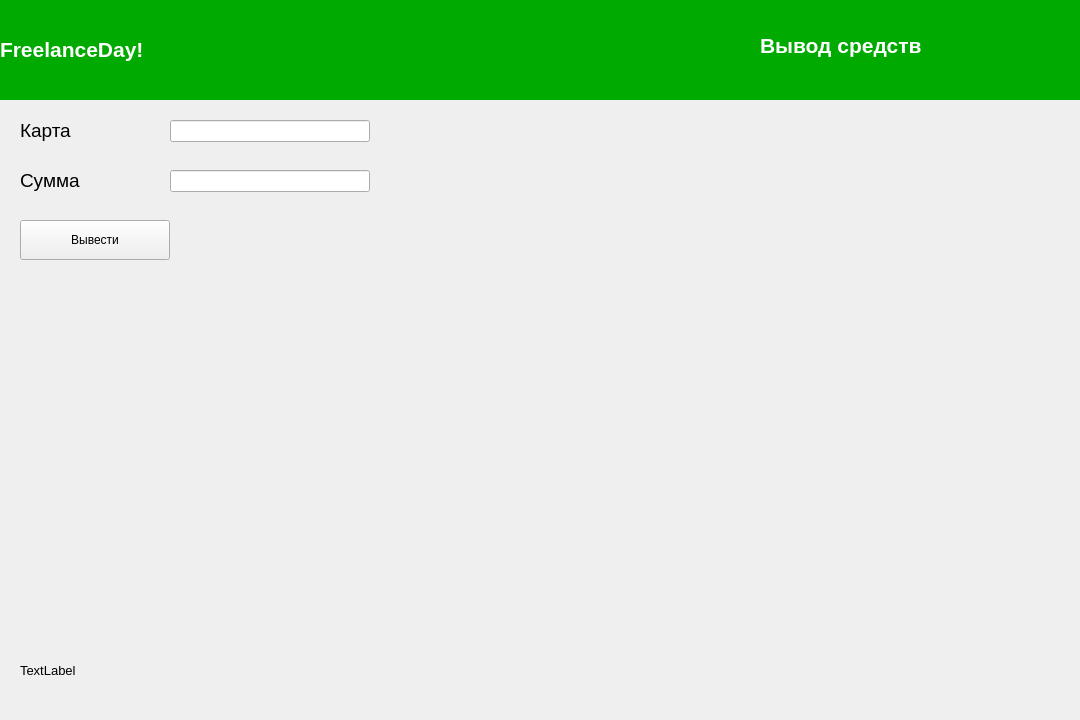
<?xml version="1.0" encoding="UTF-8"?>
<ui version="4.0">
 <class>Form</class>
 <widget class="QWidget" name="Form">
  <property name="geometry">
   <rect>
    <x>0</x>
    <y>0</y>
    <width>1080</width>
    <height>720</height>
   </rect>
  </property>
  <property name="windowTitle">
   <string>Form</string>
  </property>
  <widget class="QLabel" name="label_4">
   <property name="geometry">
    <rect>
     <x>20</x>
     <y>160</y>
     <width>111</width>
     <height>41</height>
    </rect>
   </property>
   <property name="text">
    <string>&lt;html&gt;&lt;head/&gt;&lt;body&gt;&lt;p&gt;&lt;span style=&quot; font-size:14pt;&quot;&gt;Сумма&lt;/span&gt;&lt;/p&gt;&lt;/body&gt;&lt;/html&gt;</string>
   </property>
  </widget>
  <widget class="QLineEdit" name="amount">
   <property name="geometry">
    <rect>
     <x>170</x>
     <y>170</y>
     <width>200</width>
     <height>22</height>
    </rect>
   </property>
  </widget>
  <widget class="QLabel" name="label">
   <property name="geometry">
    <rect>
     <x>0</x>
     <y>0</y>
     <width>1080</width>
     <height>100</height>
    </rect>
   </property>
   <property name="palette">
    <palette>
     <active>
      <colorrole role="WindowText">
       <brush brushstyle="SolidPattern">
        <color alpha="255">
         <red>0</red>
         <green>0</green>
         <blue>0</blue>
        </color>
       </brush>
      </colorrole>
      <colorrole role="Button">
       <brush brushstyle="SolidPattern">
        <color alpha="255">
         <red>0</red>
         <green>170</green>
         <blue>0</blue>
        </color>
       </brush>
      </colorrole>
      <colorrole role="Light">
       <brush brushstyle="SolidPattern">
        <color alpha="255">
         <red>0</red>
         <green>255</green>
         <blue>0</blue>
        </color>
       </brush>
      </colorrole>
      <colorrole role="Midlight">
       <brush brushstyle="SolidPattern">
        <color alpha="255">
         <red>0</red>
         <green>212</green>
         <blue>0</blue>
        </color>
       </brush>
      </colorrole>
      <colorrole role="Dark">
       <brush brushstyle="SolidPattern">
        <color alpha="255">
         <red>0</red>
         <green>85</green>
         <blue>0</blue>
        </color>
       </brush>
      </colorrole>
      <colorrole role="Mid">
       <brush brushstyle="SolidPattern">
        <color alpha="255">
         <red>0</red>
         <green>113</green>
         <blue>0</blue>
        </color>
       </brush>
      </colorrole>
      <colorrole role="Text">
       <brush brushstyle="SolidPattern">
        <color alpha="255">
         <red>0</red>
         <green>0</green>
         <blue>0</blue>
        </color>
       </brush>
      </colorrole>
      <colorrole role="BrightText">
       <brush brushstyle="SolidPattern">
        <color alpha="255">
         <red>255</red>
         <green>255</green>
         <blue>255</blue>
        </color>
       </brush>
      </colorrole>
      <colorrole role="ButtonText">
       <brush brushstyle="SolidPattern">
        <color alpha="255">
         <red>0</red>
         <green>0</green>
         <blue>0</blue>
        </color>
       </brush>
      </colorrole>
      <colorrole role="Base">
       <brush brushstyle="SolidPattern">
        <color alpha="255">
         <red>255</red>
         <green>255</green>
         <blue>255</blue>
        </color>
       </brush>
      </colorrole>
      <colorrole role="Window">
       <brush brushstyle="SolidPattern">
        <color alpha="255">
         <red>0</red>
         <green>170</green>
         <blue>0</blue>
        </color>
       </brush>
      </colorrole>
      <colorrole role="Shadow">
       <brush brushstyle="SolidPattern">
        <color alpha="255">
         <red>0</red>
         <green>0</green>
         <blue>0</blue>
        </color>
       </brush>
      </colorrole>
      <colorrole role="AlternateBase">
       <brush brushstyle="SolidPattern">
        <color alpha="255">
         <red>127</red>
         <green>212</green>
         <blue>127</blue>
        </color>
       </brush>
      </colorrole>
      <colorrole role="ToolTipBase">
       <brush brushstyle="SolidPattern">
        <color alpha="255">
         <red>255</red>
         <green>255</green>
         <blue>220</blue>
        </color>
       </brush>
      </colorrole>
      <colorrole role="ToolTipText">
       <brush brushstyle="SolidPattern">
        <color alpha="255">
         <red>0</red>
         <green>0</green>
         <blue>0</blue>
        </color>
       </brush>
      </colorrole>
     </active>
     <inactive>
      <colorrole role="WindowText">
       <brush brushstyle="SolidPattern">
        <color alpha="255">
         <red>0</red>
         <green>0</green>
         <blue>0</blue>
        </color>
       </brush>
      </colorrole>
      <colorrole role="Button">
       <brush brushstyle="SolidPattern">
        <color alpha="255">
         <red>0</red>
         <green>170</green>
         <blue>0</blue>
        </color>
       </brush>
      </colorrole>
      <colorrole role="Light">
       <brush brushstyle="SolidPattern">
        <color alpha="255">
         <red>0</red>
         <green>255</green>
         <blue>0</blue>
        </color>
       </brush>
      </colorrole>
      <colorrole role="Midlight">
       <brush brushstyle="SolidPattern">
        <color alpha="255">
         <red>0</red>
         <green>212</green>
         <blue>0</blue>
        </color>
       </brush>
      </colorrole>
      <colorrole role="Dark">
       <brush brushstyle="SolidPattern">
        <color alpha="255">
         <red>0</red>
         <green>85</green>
         <blue>0</blue>
        </color>
       </brush>
      </colorrole>
      <colorrole role="Mid">
       <brush brushstyle="SolidPattern">
        <color alpha="255">
         <red>0</red>
         <green>113</green>
         <blue>0</blue>
        </color>
       </brush>
      </colorrole>
      <colorrole role="Text">
       <brush brushstyle="SolidPattern">
        <color alpha="255">
         <red>0</red>
         <green>0</green>
         <blue>0</blue>
        </color>
       </brush>
      </colorrole>
      <colorrole role="BrightText">
       <brush brushstyle="SolidPattern">
        <color alpha="255">
         <red>255</red>
         <green>255</green>
         <blue>255</blue>
        </color>
       </brush>
      </colorrole>
      <colorrole role="ButtonText">
       <brush brushstyle="SolidPattern">
        <color alpha="255">
         <red>0</red>
         <green>0</green>
         <blue>0</blue>
        </color>
       </brush>
      </colorrole>
      <colorrole role="Base">
       <brush brushstyle="SolidPattern">
        <color alpha="255">
         <red>255</red>
         <green>255</green>
         <blue>255</blue>
        </color>
       </brush>
      </colorrole>
      <colorrole role="Window">
       <brush brushstyle="SolidPattern">
        <color alpha="255">
         <red>0</red>
         <green>170</green>
         <blue>0</blue>
        </color>
       </brush>
      </colorrole>
      <colorrole role="Shadow">
       <brush brushstyle="SolidPattern">
        <color alpha="255">
         <red>0</red>
         <green>0</green>
         <blue>0</blue>
        </color>
       </brush>
      </colorrole>
      <colorrole role="AlternateBase">
       <brush brushstyle="SolidPattern">
        <color alpha="255">
         <red>127</red>
         <green>212</green>
         <blue>127</blue>
        </color>
       </brush>
      </colorrole>
      <colorrole role="ToolTipBase">
       <brush brushstyle="SolidPattern">
        <color alpha="255">
         <red>255</red>
         <green>255</green>
         <blue>220</blue>
        </color>
       </brush>
      </colorrole>
      <colorrole role="ToolTipText">
       <brush brushstyle="SolidPattern">
        <color alpha="255">
         <red>0</red>
         <green>0</green>
         <blue>0</blue>
        </color>
       </brush>
      </colorrole>
     </inactive>
     <disabled>
      <colorrole role="WindowText">
       <brush brushstyle="SolidPattern">
        <color alpha="255">
         <red>0</red>
         <green>85</green>
         <blue>0</blue>
        </color>
       </brush>
      </colorrole>
      <colorrole role="Button">
       <brush brushstyle="SolidPattern">
        <color alpha="255">
         <red>0</red>
         <green>170</green>
         <blue>0</blue>
        </color>
       </brush>
      </colorrole>
      <colorrole role="Light">
       <brush brushstyle="SolidPattern">
        <color alpha="255">
         <red>0</red>
         <green>255</green>
         <blue>0</blue>
        </color>
       </brush>
      </colorrole>
      <colorrole role="Midlight">
       <brush brushstyle="SolidPattern">
        <color alpha="255">
         <red>0</red>
         <green>212</green>
         <blue>0</blue>
        </color>
       </brush>
      </colorrole>
      <colorrole role="Dark">
       <brush brushstyle="SolidPattern">
        <color alpha="255">
         <red>0</red>
         <green>85</green>
         <blue>0</blue>
        </color>
       </brush>
      </colorrole>
      <colorrole role="Mid">
       <brush brushstyle="SolidPattern">
        <color alpha="255">
         <red>0</red>
         <green>113</green>
         <blue>0</blue>
        </color>
       </brush>
      </colorrole>
      <colorrole role="Text">
       <brush brushstyle="SolidPattern">
        <color alpha="255">
         <red>0</red>
         <green>85</green>
         <blue>0</blue>
        </color>
       </brush>
      </colorrole>
      <colorrole role="BrightText">
       <brush brushstyle="SolidPattern">
        <color alpha="255">
         <red>255</red>
         <green>255</green>
         <blue>255</blue>
        </color>
       </brush>
      </colorrole>
      <colorrole role="ButtonText">
       <brush brushstyle="SolidPattern">
        <color alpha="255">
         <red>0</red>
         <green>85</green>
         <blue>0</blue>
        </color>
       </brush>
      </colorrole>
      <colorrole role="Base">
       <brush brushstyle="SolidPattern">
        <color alpha="255">
         <red>0</red>
         <green>170</green>
         <blue>0</blue>
        </color>
       </brush>
      </colorrole>
      <colorrole role="Window">
       <brush brushstyle="SolidPattern">
        <color alpha="255">
         <red>0</red>
         <green>170</green>
         <blue>0</blue>
        </color>
       </brush>
      </colorrole>
      <colorrole role="Shadow">
       <brush brushstyle="SolidPattern">
        <color alpha="255">
         <red>0</red>
         <green>0</green>
         <blue>0</blue>
        </color>
       </brush>
      </colorrole>
      <colorrole role="AlternateBase">
       <brush brushstyle="SolidPattern">
        <color alpha="255">
         <red>0</red>
         <green>170</green>
         <blue>0</blue>
        </color>
       </brush>
      </colorrole>
      <colorrole role="ToolTipBase">
       <brush brushstyle="SolidPattern">
        <color alpha="255">
         <red>255</red>
         <green>255</green>
         <blue>220</blue>
        </color>
       </brush>
      </colorrole>
      <colorrole role="ToolTipText">
       <brush brushstyle="SolidPattern">
        <color alpha="255">
         <red>0</red>
         <green>0</green>
         <blue>0</blue>
        </color>
       </brush>
      </colorrole>
     </disabled>
    </palette>
   </property>
   <property name="autoFillBackground">
    <bool>true</bool>
   </property>
   <property name="text">
    <string>&lt;html&gt;&lt;head/&gt;&lt;body&gt;&lt;p&gt;&lt;span style=&quot; font-size:16pt; font-weight:600; color:#ffffff;&quot;&gt;FreelanceDay!&lt;/span&gt;&lt;/p&gt;&lt;/body&gt;&lt;/html&gt;</string>
   </property>
   <property name="margin">
    <number>10</number>
   </property>
  </widget>
  <widget class="QPushButton" name="pushButton">
   <property name="geometry">
    <rect>
     <x>20</x>
     <y>220</y>
     <width>150</width>
     <height>40</height>
    </rect>
   </property>
   <property name="text">
    <string>Вывести</string>
   </property>
  </widget>
  <widget class="QLineEdit" name="lineEdit">
   <property name="geometry">
    <rect>
     <x>170</x>
     <y>120</y>
     <width>200</width>
     <height>22</height>
    </rect>
   </property>
  </widget>
  <widget class="QLabel" name="label_2">
   <property name="geometry">
    <rect>
     <x>760</x>
     <y>20</y>
     <width>301</width>
     <height>51</height>
    </rect>
   </property>
   <property name="text">
    <string>&lt;html&gt;&lt;head/&gt;&lt;body&gt;&lt;p&gt;&lt;span style=&quot; font-size:16pt; font-weight:600; color:#ffffff;&quot;&gt;Вывод средств&lt;/span&gt;&lt;/p&gt;&lt;/body&gt;&lt;/html&gt;</string>
   </property>
  </widget>
  <widget class="QLabel" name="label_3">
   <property name="geometry">
    <rect>
     <x>20</x>
     <y>110</y>
     <width>101</width>
     <height>41</height>
    </rect>
   </property>
   <property name="text">
    <string>&lt;html&gt;&lt;head/&gt;&lt;body&gt;&lt;p&gt;&lt;span style=&quot; font-size:14pt;&quot;&gt;Карта&lt;/span&gt;&lt;/p&gt;&lt;/body&gt;&lt;/html&gt;</string>
   </property>
  </widget>
  <widget class="QLabel" name="balance">
   <property name="geometry">
    <rect>
     <x>20</x>
     <y>655</y>
     <width>201</width>
     <height>31</height>
    </rect>
   </property>
   <property name="text">
    <string>&lt;html&gt;&lt;head/&gt;&lt;body&gt;&lt;p&gt;&lt;span style=&quot; font-size:10pt;&quot;&gt;TextLabel&lt;/span&gt;&lt;/p&gt;&lt;/body&gt;&lt;/html&gt;</string>
   </property>
  </widget>
 </widget>
 <resources/>
 <connections/>
</ui>
